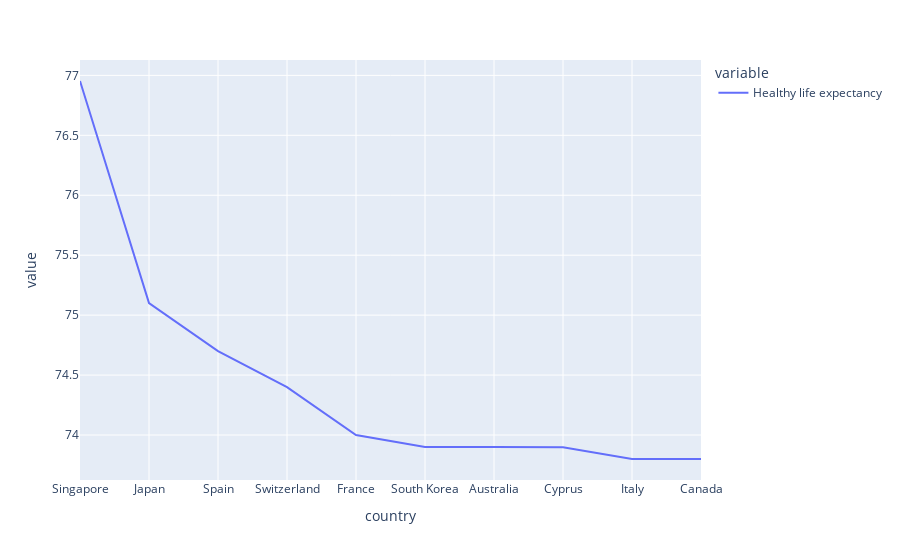

Source (notebook cell):
### Code cell
px.line(top_healthy)

### Figure 1 — Plotly figure (JSON) as saved in the notebook; plotly's stock layout.template omitted (floating-point values rounded to 4 significant figures)
{"data": [{"hovertemplate": "variable=Healthy life expectancy<br>country=%{x}<br>value=%{y}<extra></extra>", "legendgroup": "Healthy life expectancy", "line": {"color": "#636efa", "dash": "solid"}, "mode": "lines", "name": "Healthy life expectancy", "orientation": "v", "showlegend": true, "type": "scatter", "x": ["Singapore", "Japan", "Spain", "Switzerland", "France", "South Korea", "Australia", "Cyprus", "Italy", "Canada"], "xaxis": "x", "y": [76.95, 75.1, 74.7, 74.4, 74, 73.9, 73.9, 73.9, 73.8, 73.8], "yaxis": "y"}], "layout": {"legend": {"title": {"text": "variable"}, "tracegroupgap": 0}, "margin": {"t": 60}, "xaxis": {"anchor": "y", "domain": [0, 1], "title": {"text": "country"}}, "yaxis": {"anchor": "x", "domain": [0, 1], "title": {"text": "value"}}}}
